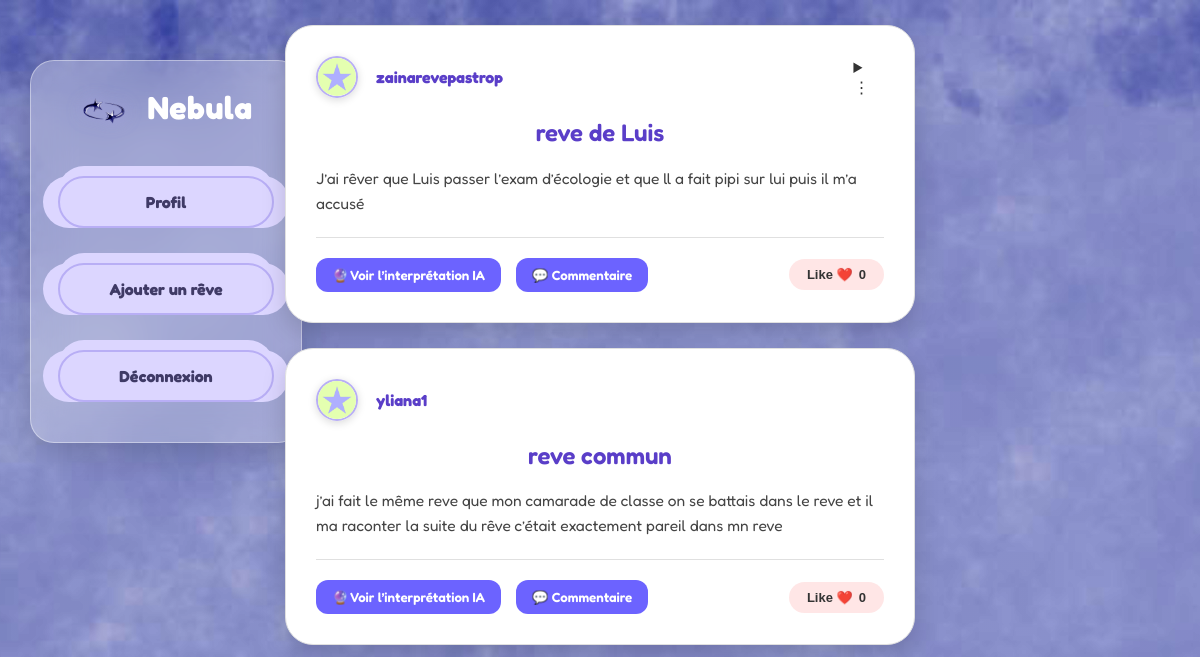
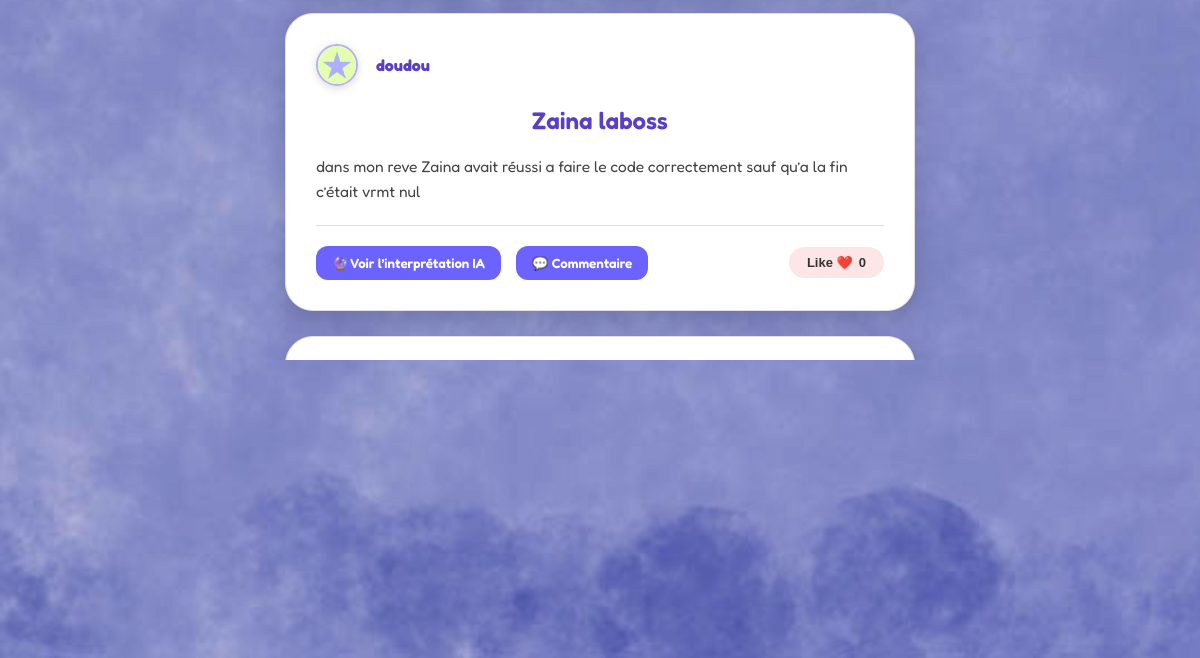
Page /feed (signed in) on the earlier database version (2 pictures, top to bottom).
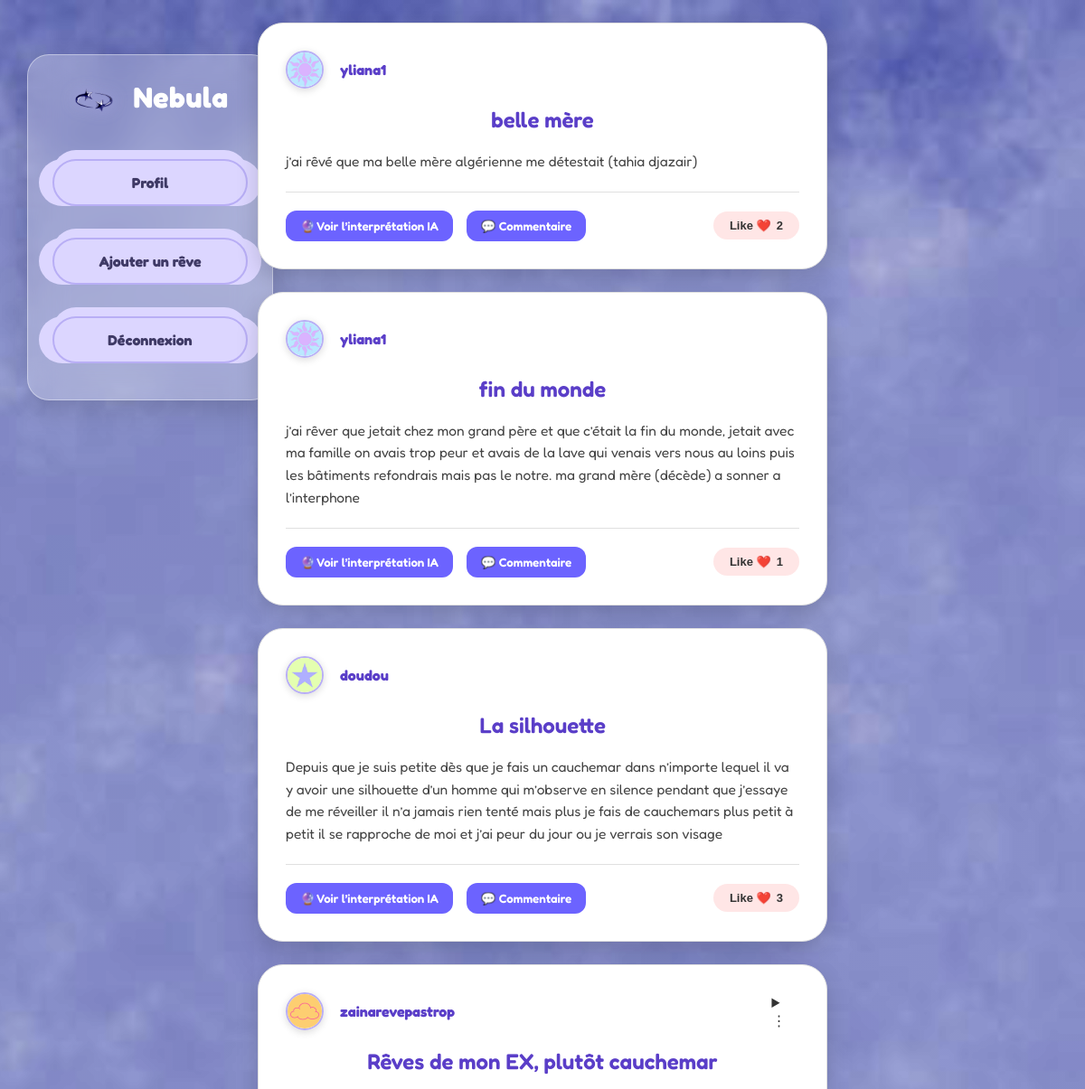
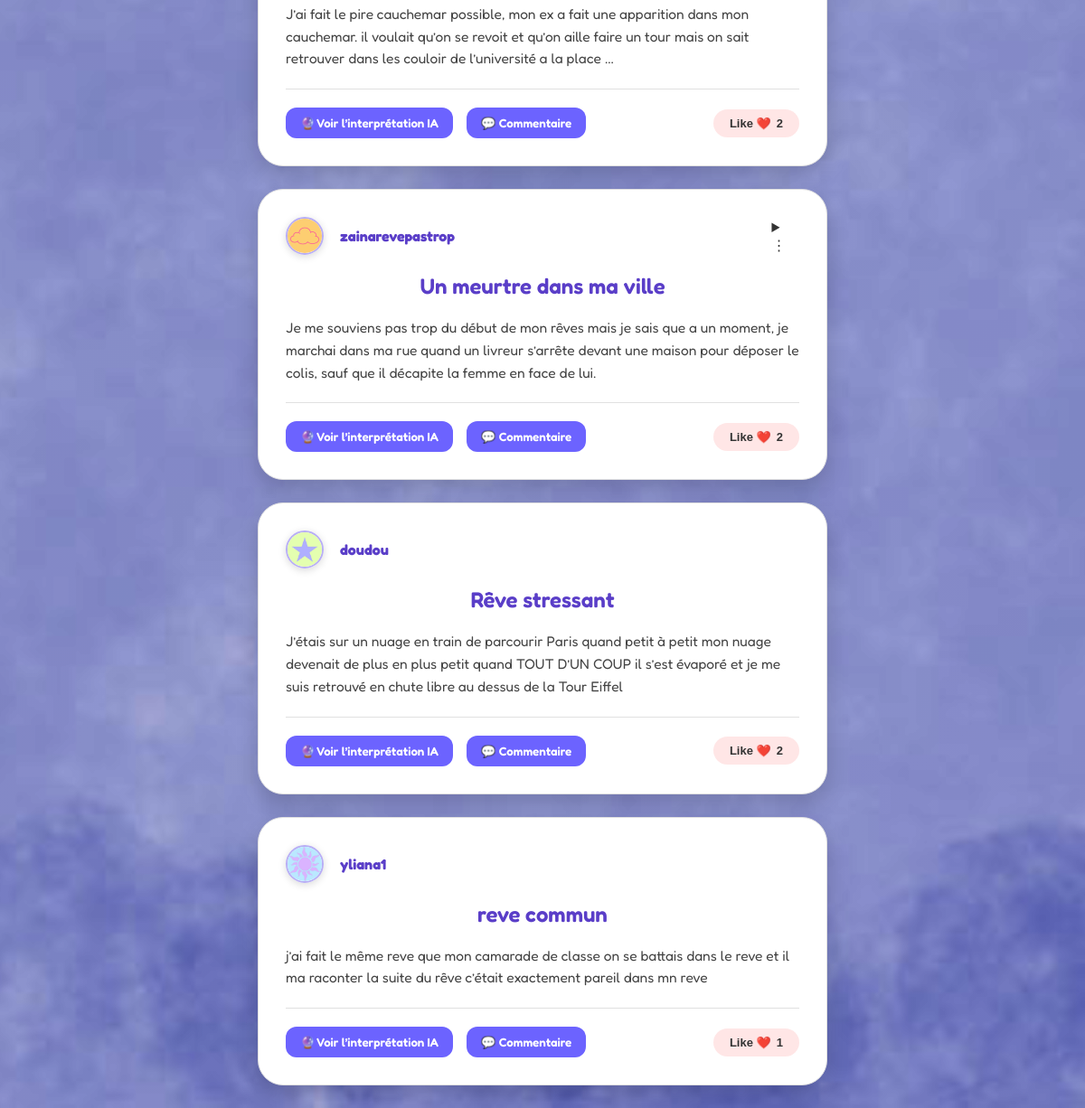
Same page on the later database version (2 pictures, top to bottom).
### tables this page shows
CREATE TABLE dreams (
            id INTEGER PRIMARY KEY AUTOINCREMENT,
            user_id INTEGER NOT NULL,
            title TEXT NOT NULL,
            content TEXT NOT NULL,
            interpretation TEXT,
            is_public INTEGER DEFAULT 0, dream_type TEXT DEFAULT 'reve',
            FOREIGN KEY (user_id) REFERENCES users (id)
        );

CREATE TABLE users (
            id INTEGER PRIMARY KEY AUTOINCREMENT,
            username TEXT NOT NULL,
            email TEXT NOT NULL UNIQUE,
            password TEXT NOT NULL
        , avatar TEXT DEFAULT 'avatar1.png');

### app.py (the view)
@app.route("/feed")
def feed():
    if "user_id" not in session:
        return redirect(url_for("login"))
    conn = get_db_connection()
    cursor = conn.cursor()
    cursor.execute("""
        SELECT dreams.*, users.username, users.avatar
        FROM dreams
        JOIN users ON dreams.user_id = users.id
        WHERE dreams.is_public = 1
        ORDER BY dreams.id DESC
""")
    dreams = cursor.fetchall()
    cursor.execute("""
        SELECT comments.*, users.username
        FROM comments
        JOIN users ON comments.user_id = users.id
        ORDER BY comments.created_at ASC
    """)
    comments = cursor.fetchall()
    cursor.execute("""
        SELECT replies.*, users.username
        FROM replies
        JOIN users ON replies.user_id = users.id
        ORDER BY replies.id ASC
    """)
    replies = cursor.fetchall()
    cursor.execute("""
        SELECT dream_id, COUNT(*) AS like_count
        FROM likes
        GROUP BY dream_id
    """)
    likes_rows = cursor.fetchall()
    likes = {}
    for row in likes_rows: likes[row["dream_id"]] = row["like_count"]
    conn.close()
    return render_template(
        "feed.html",
        dreams=dreams,
        comments=comments,
        replies=replies,
        likes=likes,
    )

### app.py (called while the page is built)
def get_db_connection():
    conn = sqlite3.connect('dreams.db')
    conn.row_factory = sqlite3.Row
    return conn

### templates/feed.html (shortened to what this page needs)
<!DOCTYPE html>
<html lang="fr">
<head>
    <link rel="stylesheet" href="{{ url_for('static', filename='style.css') }}">
</head>
<body class="feed-page">
<div class="reddit-layout">
    <aside class="left-menu feed-menu">
        <h2 class="logo">
            <img src="{{ url_for('static', filename='star.png') }}" class="logo-img">
            Nebula
        </h2>
        <a href="{{ url_for('dashboard') }}" class="btn">Profil</a>
        <a href="{{ url_for('add_dream') }}" class="btn">Ajouter un rêve</a>
        <a href="{{ url_for('logout') }}" class="btn">Déconnexion</a>
    </aside>
    <main class="feed-center">
        {% if dreams %}
            {% for dream in dreams %}
            <div class="feed-card">
                <div class="post-header">
                    <div class="post-user">
                        <img src="{{ url_for('static', filename='avatar/' + dream['avatar']) }}" class="mini-avatar">
                        <span>{{ dream["username"] }}</span>
                    </div>
                    {% if dream["user_id"] == session["user_id"] %}
                    <details class="post-menu">
                        <summary>⋮</summary>
                    </details>
                    {% endif %}
                </div>
                <h2 class="dream-title">{{ dream["title"] }}</h2>
                <p class="dream-content">{{ dream["content"] }}</p>
                <div class="card-actions">
                    <button type="button"
                            class="show-comments-btn"
                            data-dream-id="{{ dream['id'] }}"
                            onclick="toggleInterpretation(this.getAttribute('data-dream-id'))">
                        🔮 Voir l’interprétation IA
                    </button>
                    <button type="button"
                            class="show-comments-btn"
                            data-dream-id="{{ dream['id'] }}"
                            onclick="toggleComments(this.getAttribute('data-dream-id'))">
                        💬 Commentaire
                    </button>
                    <form action="{{ url_for('like_dream', dream_id=dream['id']) }}"
                          method="POST"
                          class="like-section-form">
                        <button type="submit" class="like-btn">
                            Like ❤️ <span>{{ likes.get(dream["id"], 0) }}</span>
                        </button>
                    </form>
                </div>
            </div>
            {% endfor %}
        {% else %}
            <div class="feed-card">
                <h2>Aucune publication</h2>
            </div>
        {% endif %}
    </main>
</div>
</body>
</html>

Differences in the rows shown:
removed dreams: avatar (picture), username "zainarevepastrop", title "reve de Luis", content "J’ai rêver que Luis passer l’exam d’écologie et que ll a fait pipi sur lui puis il m’a accusé", get "0"
removed dreams: avatar (picture), username "doudou", title "Zaina laboss", content "dans mon reve Zaina avait réussi a faire le code correctement sauf qu’a la fin c’était vrmt nul", get "0"
removed dreams: avatar (picture), username "zainarevepastrop", content "j’ai rêver que Dunia me donner un gâteau parce que j’avait faim mais elle est trop pauvre donc elle a pas d'argent"
added dreams: avatar (picture), username "yliana1", title "belle mère", content "j’ai rêvé que ma belle mère algérienne me détestait (tahia djazair)", get "2"
added dreams: avatar (picture), username "yliana1", title "fin du monde", content "j’ai rêver que jetait chez mon grand père et que c’était la fin du monde, jetait avec ma famille on avais trop peur et avais de la lave qui venais vers nous au loins puis les bâtiments refondrais mais pas le notre. ma grand mère (décède) a sonner a l’interphone", get "1"
added dreams: avatar (picture), username "doudou", title "La silhouette", content "Depuis que je suis petite dès que je fais un cauchemar dans n’importe lequel il va y avoir une silhouette d’un homme qui m’observe en silence pendant que j’essaye de me réveiller il n’a jamais rien tenté mais plus je fais de cauchemars plus petit à petit il se rapproche de moi et j’ai peur du jour ou je verrais son visage", get "3"
added dreams: avatar (picture), username "zainarevepastrop", title "Rêves de mon EX, plutôt cauchemar", content "J’ai fait le pire cauchemar possible, mon ex a fait une apparition dans mon cauchemar. il voulait qu’on se revoit et qu’on aille faire un tour mais on sait retrouver dans les couloir de l’université a la place ...", get "2"
added dreams: avatar (picture), username "zainarevepastrop", title "Un meurtre dans ma ville", content "Je me souviens pas trop du début de mon rêves mais je sais que a un moment, je marchai dans ma rue quand un livreur s’arrête devant une maison pour déposer le colis, sauf que il décapite la femme en face de lui.", get "2"
added dreams: avatar (picture), username "doudou", title "Rêve stressant", content "J’étais sur un nuage en train de parcourir Paris quand petit à petit mon nuage devenait de plus en plus petit quand TOUT D’UN COUP il s’est évaporé et je me suis retrouvé en chute libre au dessus de la Tour Eiffel", get "2"
changed through a linked row, dreams "reve commun": avatar: a different picture; get "0" → "1"
